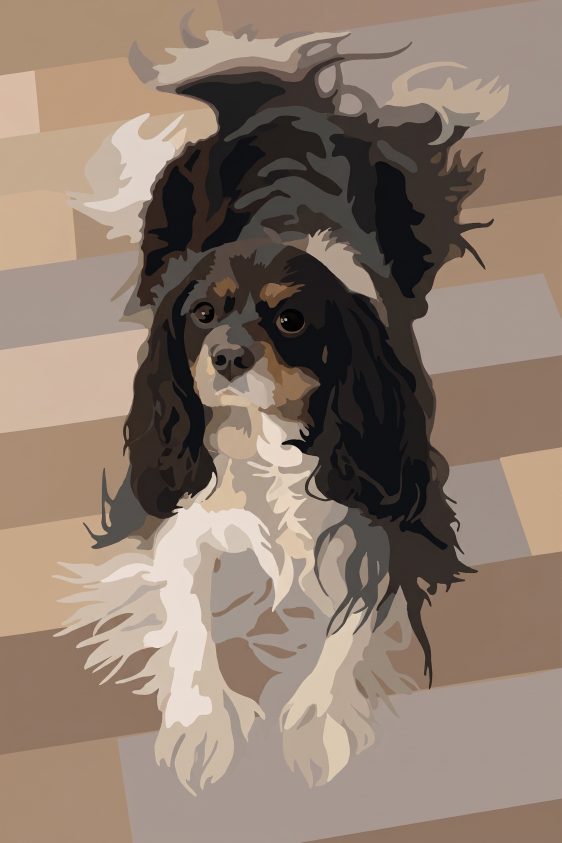
#> input picture sample-images/dobby_pbn.jpeg, 1684 x 2528 px (shown at 1/3 size)
$ python -i pixelkit.py   (imports and definitions only)
#> lines starting #> are read from the running program, lines starting #| are printed output that depends on the picture
#!/usr/bin/env python3
"""
pixelkit.py - generate laser-cut pixel art kits as SVG files.

A kit is:
  * a tray (finger-jointed box, or a glued stack of frame layers) whose base
    can be engraved with the placement grid and color numbers,
  * sheets of square tiles cut on a shared grid (one cut line between
    neighbouring tiles), one set of sheets per color when a pattern image
    is given,
  * an optional printable pattern chart with a color legend.

The pattern comes from any image file, or from the bundled Twemoji set
(emoji/twemoji-72.zip, see fetch_emoji.py) via the GUI's Emoji… picker or
`--emoji`.

Kerf is compensated everywhere: tile pitch is pixel + kerf so each tile comes
out at the nominal pixel size, and tray outlines are offset by kerf/2 away
from the material so finger joints fit.

Run with no arguments for the GUI, or `--cli` plus options for headless use
(`python3 pixelkit.py --cli --help`).

SVG conventions: units are mm, cut lines are red (#ff0000), engraving is
blue (#0000ff), hairline 0.1 mm strokes.
"""
from __future__ import annotations

import argparse
import base64
import json
import math
import os
import subprocess
import sys
from collections import defaultdict
from dataclasses import asdict, dataclass, fields, replace
from pathlib import Path

CUT = "#ff0000"
ENGRAVE = "#0000ff"
STROKE = 0.1
SETTINGS_FILE = Path.home() / ".pixelkit.json"
TRAY_STYLES = ["box", "layered", "none"]
TILE_SHEETS = ["combined", "per_color"]
KIT_TYPES = ["mosaic", "paint_by_number"]
PBN_USES = ["engrave", "print"]
# Paint-by-number canvas presets, portrait (width, height) in mm.
CANVAS_SIZES = {
    "8x10in": (203.2, 254.0), "9x12in": (228.6, 304.8), "11x14in": (279.4, 355.6),
    "12x12in": (304.8, 304.8), "12x16in": (304.8, 406.4), "16x20in": (406.4, 508.0), "18x24in": (457.2, 609.6),
    "20x30cm": (200.0, 300.0), "30x40cm": (300.0, 400.0), "40x50cm": (400.0, 500.0),
}
CANVASES = ["off", "custom"] + list(CANVAS_SIZES)
CANVAS_FITS = ["fit", "fill"]
CHOICES = {"kit_type": KIT_TYPES, "tray_style": TRAY_STYLES, "tile_sheets": TILE_SHEETS, "pbn_use": PBN_USES,
           "canvas": CANVASES, "canvas_fit": CANVAS_FITS}


@dataclass
class Settings:
    kit_type: str = "mosaic"       # mosaic (tray + tiles) | paint_by_number (one numbered board)
    cols: int = 20
    rows: int = 25
    pixel: float = 10.0            # finished tile size, mm
    tile_thickness: float = 3.0
    tray_thickness: float = 3.0
    kerf: float = 0.15             # width of the laser cut in tray stock, mm
    tile_kerf: float = 0.15        # kerf compensation for tiles; lower (even negative) = smaller, looser tiles
    tray_style: str = "box"        # box | layered | none
    tile_clearance: float = 1.0    # total slack between tiles and tray wall
    lip: float = 4.0               # how far the wall stands above the tiles (3+3+4 = 10 mm wall)
    finger_width: float = 6.0      # target finger (tab) length for box joints
    joint_play: float = 0.0        # extra gap per finger joint (+ looser, - tighter)
    frame_width: float = 10.0      # frame border for the layered style
    engrave_grid: bool = True
    engrave_numbers: bool = False  # needs a pattern image
    sheet_width: float = 304.0     # laser bed / stock size (about 12 in)
    sheet_height: float = 304.0
    spacing: float = 3.0           # gap between parts and from sheet edge
    tile_border: float = 5.0       # waste frame around each tile block (0 = none)
    tile_tabs: bool = False        # leave bridges on the vertical tile cuts
    tab_width: float = 0.5         # width of each uncut bridge, mm
    spare_percent: float = 5.0     # trimmed if spares alone would need another sheet
    tile_sheets: str = "combined"  # combined (cut, then paint) | per_color (colored stock)
    image: str = ""                # image file, or "emoji:<code> <name>" from the bundled set
    background: str = "#ffffff"    # color behind transparent parts of the image
    colors: int = 8
    pbn_use: str = "engrave"       # paint by number: engrave (laser layers + cut line) | print
    pbn_min_area: float = 6.0      # regions smaller than this (mm^2) are absorbed by their neighbours
    pbn_min_width: float = 1.5     # ... and so are regions nowhere this wide (mm): slivers and fringes
    pbn_simplify: float = 0.05     # outline simplification tolerance, mm (0 = off)
    pbn_smooth: bool = True        # round off pixel steps in the outlines
    pbn_margin: float = 10.0       # board border around the picture, mm
    pbn_line_width: float = 0.3    # outline width when printing, mm
    pbn_text_min: float = 2.0      # smallest number, mm
    pbn_text_max: float = 6.0      # largest number, mm
    pbn_zones: str = ""            # detail zones: "x0,y0,x1,y1;..." as fractions of the grid
    pbn_zone_area: float = 0.25    # min area inside a zone, mm^2
    pbn_zone_width: float = 0.0    # min width inside a zone, mm
    pbn_zone_colors: int = 2       # most colors a zone may add to the palette
    canvas: str = "off"            # paint by number: board size preset, "custom", or "off" (size from the grid)
    canvas_landscape: bool = False # turn a preset canvas sideways
    canvas_width: float = 203.2    # custom canvas, mm
    canvas_height: float = 254.0
    canvas_fit: str = "fit"        # fit: whole picture, padded | fill: cover the canvas, cropping overflow
    output_dir: str = "~/pixelkit_output"
    name: str = "pixelart"


# --------------------------------------------------------------------------
# Geometry
# --------------------------------------------------------------------------

class Piece:
    """A part: closed/open polylines to cut and engrave, plus engraved text."""

    # [25 lines left out: functions __init__, bbox, size, _mapped, not called in this run]

    def moved(self, dx, dy):
        return self._mapped(lambda x, y: (x + dx, y + dy))

    def normalized(self):
        x0, y0, _, _ = self.bbox()
        return self.moved(-x0, -y0)

    def rotated(self):
        """Rotate 90 degrees clockwise (as seen in SVG's y-down space)."""
        return self._mapped(lambda x, y: (-y, x), 90.0).normalized()


def rect_pts(x0, y0, x1, y1):
    return [(x0, y0), (x1, y0), (x1, y1), (x0, y1)]


# [73 lines left out: functions trace_region, simplify, not called in this run]


def area(loop):
    return sum(a[0] * b[1] - b[0] * a[1] for a, b in zip(loop, loop[1:] + loop[:1])) / 2


# [40 lines left out: functions offset_loop, _normal, outline_piece, segments, not called in this run]


# --------------------------------------------------------------------------
# Kit parts
# --------------------------------------------------------------------------

def tray_inner(s):
    return s.cols * s.pixel + s.tile_clearance, s.rows * s.pixel + s.tile_clearance


# [93 lines left out: functions engrave_base, make_box, make_layered, not called in this run]


KERF_TEST_STEP = 0.05
KERF_TEST_COUNT = 7
KERF_TEST_ROOM = 0.3  # extra slot room across the stock thickness


# [137 lines left out: functions kerf_test_values, make_kerf_test, tile_block, tile_capacity, tiles_to_cut, share_spares and 1 more, not called in this run]


# --------------------------------------------------------------------------
# Layout and SVG output
# --------------------------------------------------------------------------

class _Sheet:
    """Max-rects free-space tracker for one sheet. Every part is padded by
    `gap` on its right and bottom; the free area starts `gap` in from the
    top-left, so parts end up `gap` apart and `gap` from every edge."""

    # [69 lines left out: functions __init__, best_spot, place, pack, not called in this run]


def _d(pts, closed):
    d = "M" + " L".join(f"{x:.3f},{y:.3f}" for x, y in pts)
    return d + " Z" if closed else d


# [20 lines left out: function write_svg, not called in this run]


# --------------------------------------------------------------------------
# Pattern image
# --------------------------------------------------------------------------

MAX_GRID = 300  # tiles per side; beyond this the layout gets impractically slow
MAX_GRID_PBN = 1500  # paint-by-number cells per side (cells aren't cut pieces)


def grid_limit(s):
    return MAX_GRID_PBN if s.kit_type == "paint_by_number" else MAX_GRID


# Bundled emoji (see fetch_emoji.py). An image setting of "emoji:<code> <name>",
# e.g. "emoji:1f33b sunflower", reads the PNG straight from the zip.
EMOJI_ZIP = Path(__file__).resolve().parent / "emoji" / "twemoji-72.zip"
EMOJI_PREFIX = "emoji:"
EMOJI_CREDIT = "Emoji graphics: Twemoji, CC BY 4.0 (Twitter, Inc and other contributors)"
# Shown in the picker before anything is typed.
EMOJI_STARTERS = ("1f600 1f60e 1f60d 1f4a9 1f47e 1f916 1f47b 1f383 2764 1f499 1f49a 1f49b 2b50 1f31f "
                  "1f308 2600 1f319 2601 26a1 2744 1f525 1f30a 1f33b 1f337 1f339 1f335 1f332 1f344 "
                  "1f34e 1f353 1f349 1f34c 1f352 1f951 1f355 1f354 1f369 1f36a 1f382 1f366 2615 1f431 "
                  "1f436 1f98a 1f43b 1f43c 1f438 1f427 1f989 1f41d 1f98b 1f422 1f419 1f988 1f433 1f984 "
                  "1f409 1f680 1f697 2708 26bd 1f3c0 1f3b8 1f3ae 1f381 1f388 1f451 1f48e 1f3e0").split()


def is_emoji(image):
    return image.startswith(EMOJI_PREFIX)


# [5 lines left out: function _emoji_zip, not called in this run]


_emoji_names = {}


# [6 lines left out: function emoji_index, not called in this run]


def emoji_png(code):
    with _emoji_zip() as z:
        return z.read(f"72x72/{code}.png")


def emoji_char(code):
    return "".join(chr(int(h, 16)) for h in code.split("-"))


# [23 lines left out: function emoji_search, not called in this run]


def emoji_image_value(code):
    return f"{EMOJI_PREFIX}{code} {emoji_index().get(code, '')}".strip()


SOURCE_KEY = "pixelkit:source"  # PNG text chunk naming what a scaled image came from


# [12 lines left out: function image_source, not called in this run]


def _rgb_image(path, background="#ffffff"):
#> called with path = 'sample-images/dobby_pbn.jpeg', background = '#ffffff'
    import io
    from PIL import Image, ImageColor

    if is_emoji(path):
        src = io.BytesIO(emoji_png(path[len(EMOJI_PREFIX):].split()[0]))
    else:
        src = os.path.expanduser(path)
    im = Image.open(src).convert("RGBA")
    bg = Image.new("RGBA", im.size, ImageColor.getrgb(background or "#ffffff") + (255,))
#> bg: PIL image 1684x2528 RGBA; every value is 255
    return Image.alpha_composite(bg, im).convert("RGB")
#> returned value is the input picture: PIL image 1684x2528 RGB; mean R, G, B 141.3, 123.9, 110.8


# [81 lines left out: functions reduce_colors, add_zone_colors, not called in this run]


def detect_grid(path):
    """Guess the pixel-art grid (cols, rows) of an image, e.g. 40 x 50 for
    art drawn on a 40 x 50 grid and saved at 1856 x 2304 px. Returns None if
    no clear cell size is found. Works from the spacing between neighbouring
    color edges, so it copes with AI-generated art whose cells drift."""
    from PIL import Image, ImageChops

    im = _rgb_image(path)
    w, h = im.size
#> w = 1684; h = 2528
    k = max(1.0, max(w, h) / 1000)  # analyse at most ~1000 px per side
#> k = 2.53
    if k > 1:
        im = im.resize((round(w / k), round(h / k)), getattr(Image, "Resampling", Image).NEAREST)
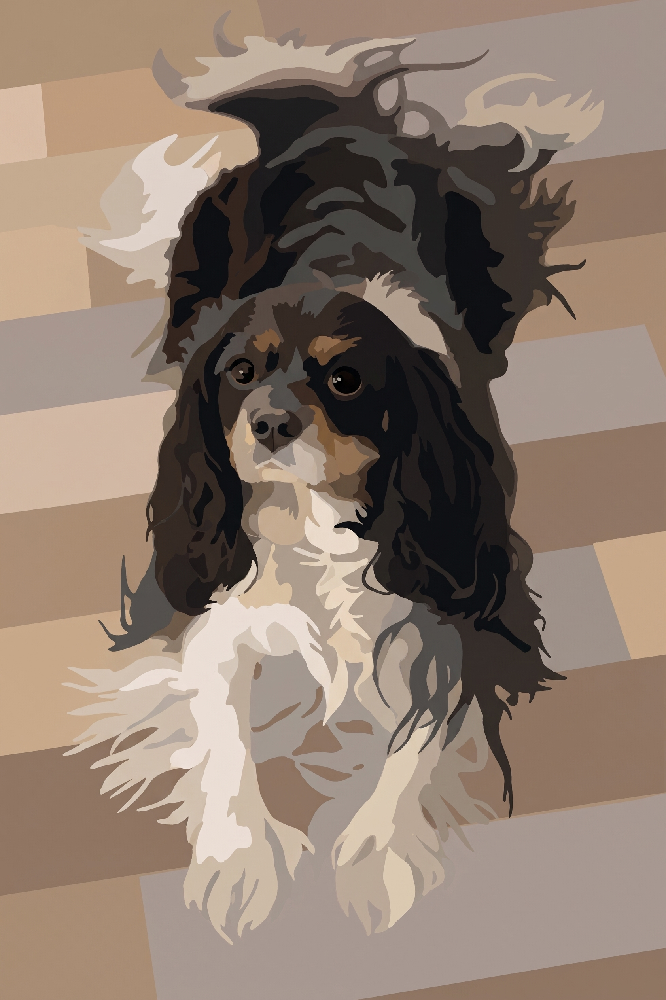
#> im: PIL image 666x1000 RGB; mean R, G, B 141.3, 123.9, 110.8
    sw, sh = im.size
#> sw = 666; sh = 1000
    gaps = []
    for axis in (0, 1):
        if axis == 0:
            diff = ImageChops.difference(im.crop((1, 0, sw, sh)), im.crop((0, 0, sw - 1, sh)))
        else:
            diff = ImageChops.difference(im.crop((0, 1, sw, sh)), im.crop((0, 0, sw, sh - 1)))
        edges = diff.convert("L").point(lambda v: 255 if v > 16 else 0)
        n = edges.size[axis]
        prof = list(edges.resize((n, 1) if axis == 0 else (1, n), Image.BOX).getdata())
        top = max(prof)
        if top == 0:
            continue
        peaks = [i for i in range(n) if prof[i] > 0.1 * top
                 and prof[i] == max(prof[max(0, i - 2):i + 3])]
        peaks = [p for i, p in enumerate(peaks) if i == 0 or p - peaks[i - 1] > 2]
        gaps += [b - a for a, b in zip(peaks, peaks[1:])]
#> this loop made 2 passes
#> top on passes 1 to 2: 24, 25
#> pass 1, in detect_grid, `diff = ImageChops.difference(im.crop((1, 0, sw, sh)), im.crop((0, 0, s..`:
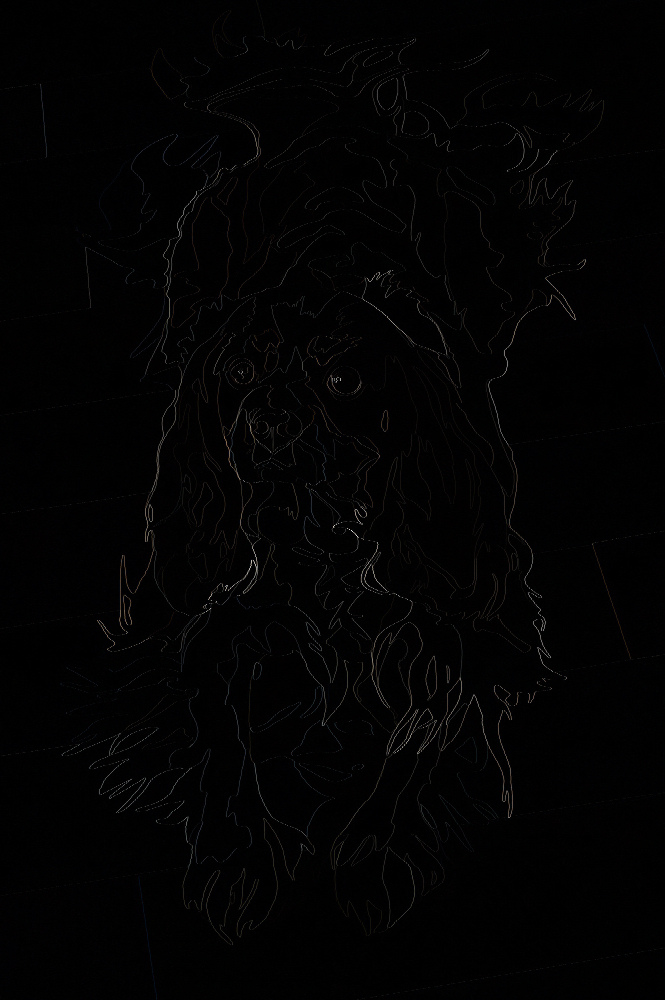
#> diff: PIL image 665x1000 RGB; mean R, G, B 2.4, 2.2, 2.3
#> pass 1, in detect_grid, `edges = diff.convert("L").point(lambda v: 255 if v > 16 else 0)`:
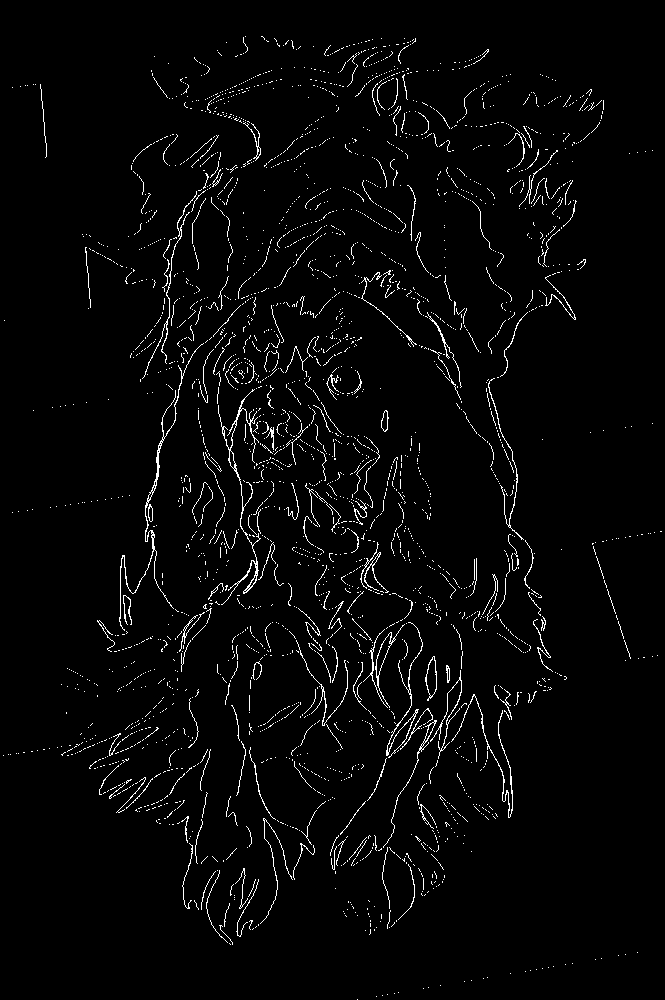
#> edges: PIL image 665x1000 L; 2.8% white in thin lines or dots
#> pass 2, in detect_grid, `edges = diff.convert("L").point(lambda v: 255 if v > 16 else 0)`:
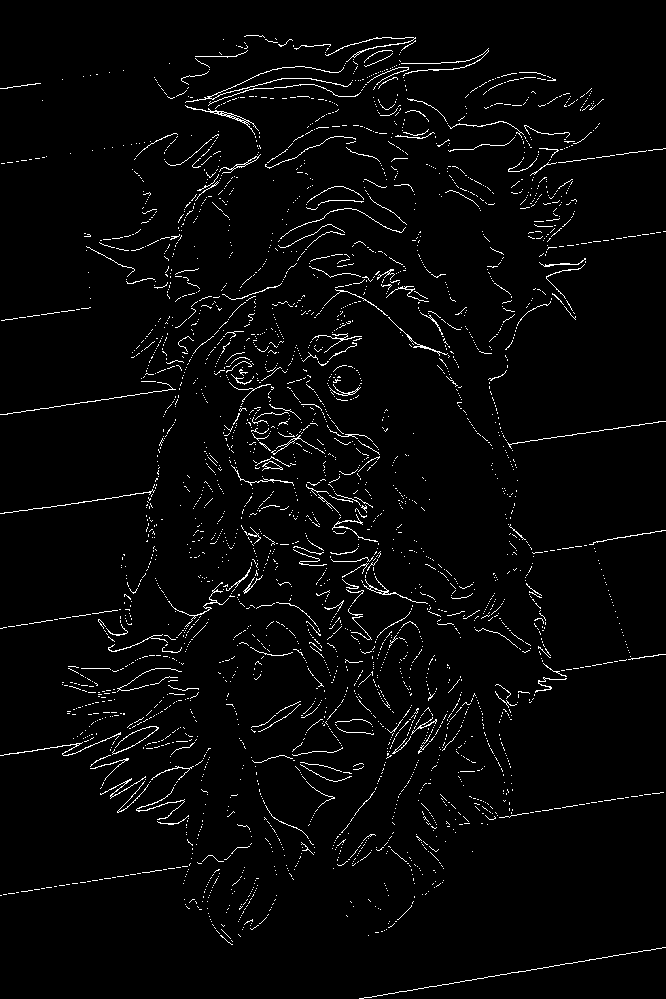
#> edges: PIL image 666x999 L; 2.8% white in thin lines or dots
#> after the loop, gaps = 250 values, max 43 at index 0, min 3 at index 10, mean 6.08
    if len(gaps) < 6:
        return None

    def score(g):  # gaps that are whole multiples of g, single cells counting most
#> called with g = 3
        s = 0.0
        for gap in gaps:
            m = round(gap / g)
            if m >= 1 and abs(gap - m * g) <= max(1.5, 0.04 * gap):
                s += 1 / m
#> this loop made 250 passes
#> (gap, m, s) on passes 1, 2, 3, 4, 5, 6, 8, 9, 10, 11, 12, 13: (43, 14, 0.0714), (13, 4, 0.321), (10, 3, 0.655), (5, 2, 1.15), (6, 2, 1.65), (4, 1, 2.65), (5, 2, 3.65), (4, 1, 4.65), (6, 2, 5.15), (3, 1, 6.15), (4, 1, 7.15), (6, 2, 7.65)
#> (m, s) on passes 7, 61, 62, 63, 64, 65: (2, 3.15), (3, 38.65), (1, 39.65), (2, 40.15), (2, 40.65), (2, 41.15)
#> after the loop, s = 165.8
        return s

    cell = max(sorted(set(gaps)), key=lambda g: (score(g), g))
#> the loop in score (call 2), `for gap in gaps:` made 250 passes
#> (gap, m, s) on passes 1, 2, 4, 6, 8, 9, 11, 12, 14, 15, 16, 19: (43, 11, 0.0909), (13, 3, 0.424), (5, 1, 1.42), (4, 1, 2.42), (5, 1, 3.42), (4, 1, 4.42), (3, 1, 5.42), (4, 1, 6.42), (4, 1, 7.42), (4, 1, 8.42), (3, 1, 9.42), (5, 1, 10.42)
#> (m, s) on passes 61 to 66: (2, 35.59), (1, 36.59), (2, 37.09), (2, 37.59), (2, 38.09), (1, 39.09)
    singles = [gap for gap in gaps if abs(gap - cell) <= max(1.5, 0.04 * cell)]
    cell = sum(singles) / len(singles) * k
    if cell < 1.5:
        return w, h
    return max(1, round(w / cell)), max(1, round(h / cell))


# [81 lines left out: function load_pattern, not called in this run]


def hexcolor(rgb):
    return "#%02x%02x%02x" % rgb


def text_color(rgb):
    return "#000000" if 0.299 * rgb[0] + 0.587 * rgb[1] + 0.114 * rgb[2] > 140 else "#ffffff"


# [50 lines left out: function write_pattern_svg, not called in this run]


# --------------------------------------------------------------------------
# Paint by number
# --------------------------------------------------------------------------

PBN_LINE = "#0000ff"         # region outlines (LightBurn layer 01)
PBN_NUMBER = "#00e000"       # numbers (LightBurn layer 03), a separate layer
PBN_PRINT_LINE = "#000000"
PBN_PRINT_NUMBER = "#555555"

_N4 = ((0, -1), (0, 1), (-1, 0), (1, 0))  # (di, dj): up, down, left, right
_N8 = ((-1, -1), (0, -1), (1, -1), (-1, 0), (1, 0), (-1, 1), (0, 1), (1, 1))


# [174 lines left out: functions label_regions, region_depths, absorb_small_regions, outline_chains, smooth_chain, not called in this run]


def _collinear(a, b, c):
    return abs((b[0] - a[0]) * (c[1] - b[1]) - (b[1] - a[1]) * (c[0] - b[0])) < 1e-9


# [191 lines left out: functions drop_collinear, _dp, simplify_chain, chain_sides, region_loops, number_spots and 5 more, not called in this run]


def cells_for(area, p):
    return max(1, math.ceil(area / (p * p) - 1e-9))


def depth_for(width, p):
    return max(1, math.ceil((width / p + 1) / 2 - 1e-9))  # widest square (2d - 1) cells


# [431 lines left out: functions build_pbn, pbn_svg, pbn_preview_svg, pbn_key_svg, validate, build and 6 more, not called in this run]


# --------------------------------------------------------------------------
# GUI
# --------------------------------------------------------------------------

FORM = [
    ("Kit", [("kit_type", "Kit type")]),
    ("Grid", [("cols", "Columns"), ("rows", "Rows"), ("pixel", "Pixel size (mm)")]),
    ("Material", [("tile_thickness", "Tile thickness (mm)"), ("tray_thickness", "Tray thickness (mm)"),
                  ("kerf", "Tray kerf (mm)"), ("tile_kerf", "Tile kerf (mm)")]),
    ("Tray", [("tray_style", "Style"), ("tile_clearance", "Tile clearance (mm)"),
              ("lip", "Wall above tiles (mm)"), ("finger_width", "Finger width (mm)"),
              ("joint_play", "Joint play (mm)"), ("frame_width", "Frame width (layered, mm)"),
              ("engrave_grid", "Engrave grid on base"), ("engrave_numbers", "Engrave color numbers")]),
    ("Sheets", [("sheet_width", "Sheet width (mm)"), ("sheet_height", "Sheet height (mm)"),
                ("spacing", "Part spacing (mm)"), ("tile_border", "Tile sheet border (mm)"),
                ("spare_percent", "Spare tiles (%)"), ("tile_sheets", "Tile sheets"),
                ("tile_tabs", "Tabs between tiles"), ("tab_width", "Tab width (mm)")]),
    ("Pattern (optional)", [("image", "Image"), ("background", "Background"), ("colors", "Max colors")]),
    ("Paint by number", [("canvas", "Canvas"), ("canvas_landscape", "Landscape canvas"),
                         ("canvas_width", "Custom width (mm)"), ("canvas_height", "Custom height (mm)"),
                         ("canvas_fit", "Picture fit"),
                         ("pbn_use", "Board use"), ("pbn_min_area", "Min area (mm\u00b2)"),
                         ("pbn_min_width", "Min width (mm)"), ("pbn_simplify", "Simplify (mm)"),
                         ("pbn_smooth", "Smooth outlines"), ("pbn_margin", "Board margin (mm)"),
                         ("pbn_line_width", "Print line width (mm)"), ("pbn_text_min", "Min number (mm)"),
                         ("pbn_text_max", "Max number (mm)"), ("pbn_zones", "Detail zones"),
                         ("pbn_zone_area", "Zone min area (mm\u00b2)"), ("pbn_zone_width", "Zone min width (mm)"),
                         ("pbn_zone_colors", "Zone extra colors")]),
    ("Output", [("output_dir", "Folder"), ("name", "Name prefix")]),
]
FORM_COLUMNS = (FORM[:4], FORM[4:])
# Settings that only one kind of kit uses; the GUIs grey out (or hide) the others.
MOSAIC_ONLY = {"tile_thickness", "tray_thickness", "kerf", "tile_kerf", "tray_style", "tile_clearance", "lip",
               "finger_width", "joint_play", "frame_width", "engrave_grid", "engrave_numbers", "spacing",
               "tile_border", "spare_percent", "tile_sheets", "tile_tabs", "tab_width"}
PBN_ONLY = {f.name for f in fields(Settings) if f.name.startswith(("pbn_", "canvas"))}


# [646 lines left out: functions load_saved, run_gui, run_cli, not called in this run]


# [5 lines not run here, left out]

>>> result = detect_grid('sample-images/dobby_pbn.jpeg')
